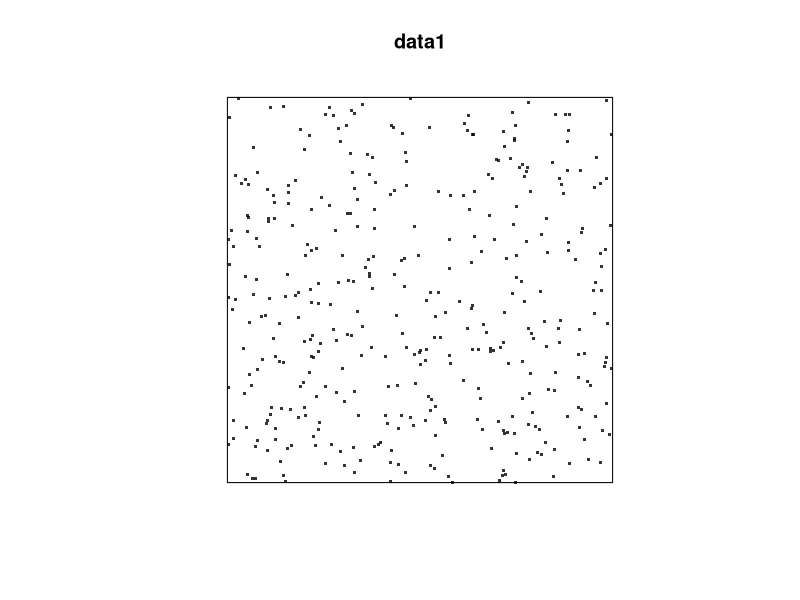
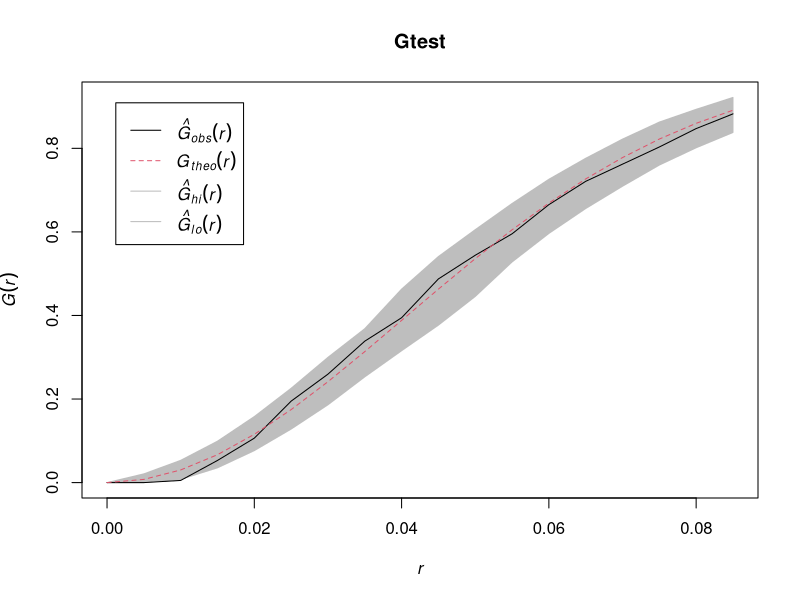
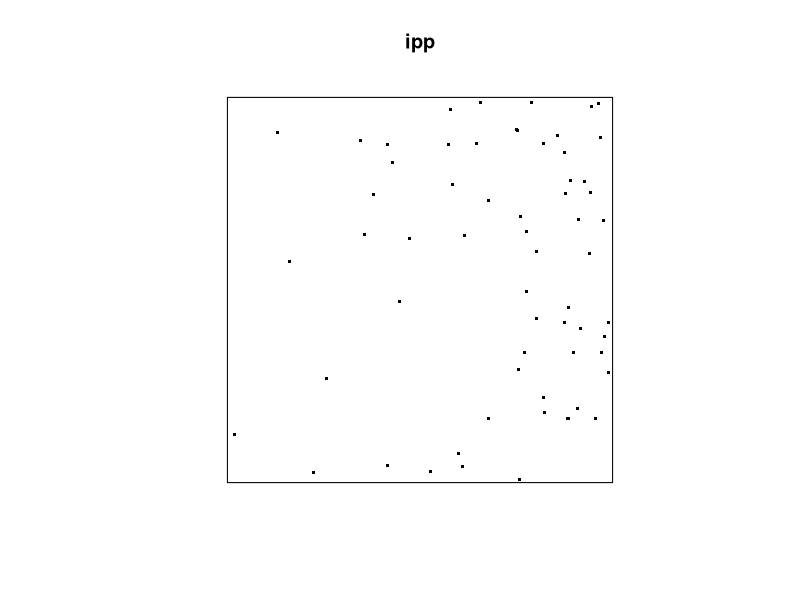
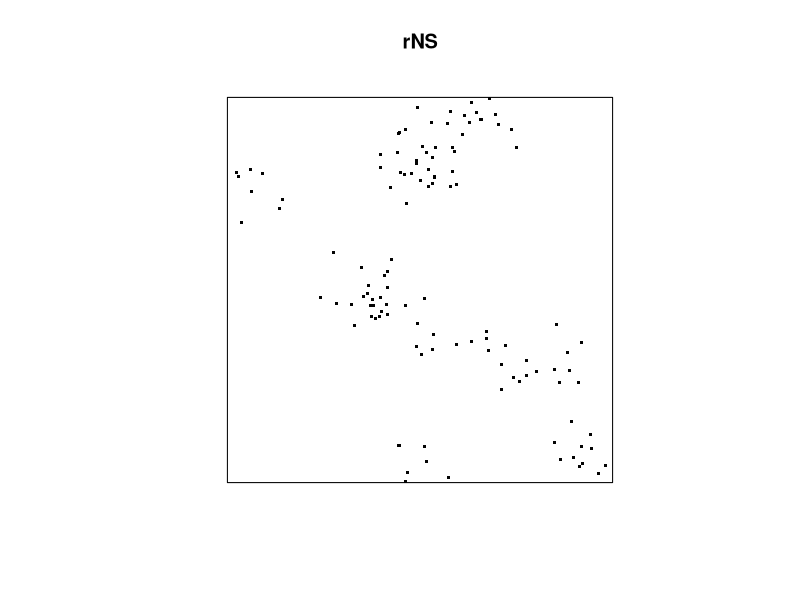
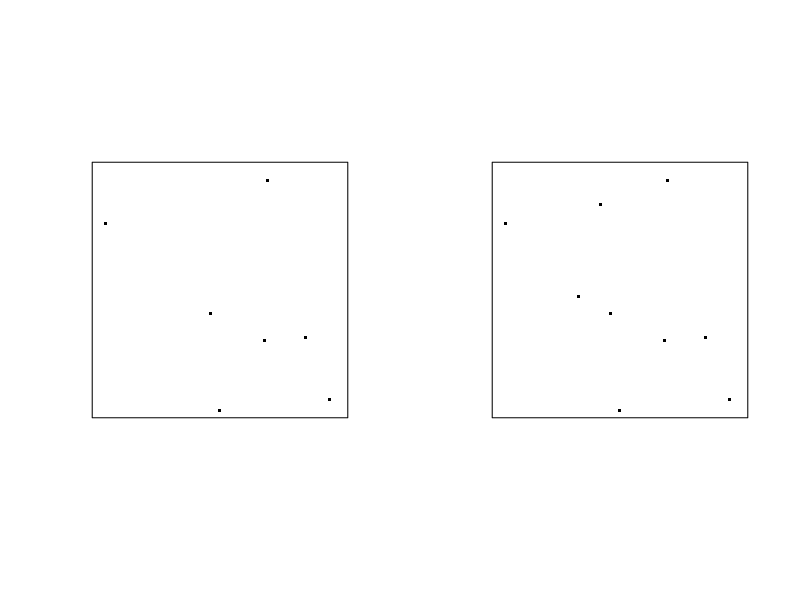

Write R code to recreate these figures, in order.
## ---- chunk 1
knitr::opts_chunk$set(echo = TRUE)
## ---- chunk 2
library(spatstat)
data1 = rpoispp(lambda=100, win=owin(c(0,2),c(0,2)))
plot(data1, pch=46, cex =3)                           
## ---- chunk 3
quadrat.test(data1, nx = 4, ny= 4, alternative = "two.sided", method = "Chisq")
## ---- chunk 4
r=seq(0,sqrt(2), by=0.005)
Gtest=envelope(data1,fun=Gest, r=r, nrank=5, nsim=200)
## ---- chunk 5
plot(Gtest)
## ---- chunk 6
# Inhomogeneous Poisson process in unit square
# with intensity lambda(x,y) = min(10 * exp(3*x), 100), where $s = (x, y)^T$
lamb = function(x,y) { 10 * exp( 3 * x)}
ipp = rpoispp(lambda=lamb, lmax=100) 
plot(ipp, pch=46, cex =3)
## ---- chunk 7
set.seed(2025)
nclust <- function(x0, y0, radius, n) {
          return(runifdisc(n, radius, centre=c(x0, y0)))
            }
rNS = rNeymanScott(kappa=10, expand=0.1, 
                   rcluster = nclust, radius=0.1, n=10)
plot(rNS, pch=46, cex =3)
## ---- chunk 8
par(mfrow=c(1,2))
set.seed(2025)
matI = rMaternI(kappa = 10, r = 0.1)
plot(matI, main="", pch=46, cex =3)
set.seed(2025)
matII = rMaternII(kappa = 10, r = 0.1)
plot(matII, main="", pch=46, cex =3)
